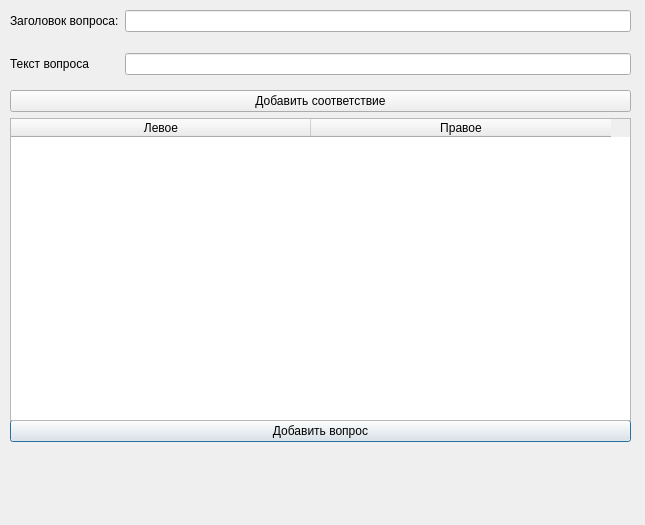
<?xml version="1.0" encoding="UTF-8"?>
<ui version="4.0">
 <class>DialogMatchingSelection</class>
 <widget class="QDialog" name="DialogMatchingSelection">
  <property name="geometry">
   <rect>
    <x>0</x>
    <y>0</y>
    <width>645</width>
    <height>525</height>
   </rect>
  </property>
  <property name="windowTitle">
   <string>Выбор соответсвия</string>
  </property>
  <widget class="QWidget" name="formLayoutWidget">
   <property name="geometry">
    <rect>
     <x>10</x>
     <y>10</y>
     <width>621</width>
     <height>81</height>
    </rect>
   </property>
   <layout class="QFormLayout" name="formLayout">
    <property name="sizeConstraint">
     <enum>QLayout::SetMaximumSize</enum>
    </property>
    <property name="fieldGrowthPolicy">
     <enum>QFormLayout::ExpandingFieldsGrow</enum>
    </property>
    <property name="verticalSpacing">
     <number>21</number>
    </property>
    <item row="0" column="0">
     <widget class="QLabel" name="label">
      <property name="text">
       <string>Заголовок вопроса:</string>
      </property>
     </widget>
    </item>
    <item row="0" column="1">
     <widget class="QLineEdit" name="lineEdit"/>
    </item>
    <item row="1" column="0">
     <widget class="QLabel" name="label_2">
      <property name="text">
       <string>Текст вопроса</string>
      </property>
     </widget>
    </item>
    <item row="1" column="1">
     <widget class="QLineEdit" name="lineEdit_2"/>
    </item>
   </layout>
  </widget>
  <widget class="QWidget" name="verticalLayoutWidget">
   <property name="geometry">
    <rect>
     <x>10</x>
     <y>420</y>
     <width>621</width>
     <height>80</height>
    </rect>
   </property>
   <layout class="QVBoxLayout" name="verticalLayout_2">
    <property name="sizeConstraint">
     <enum>QLayout::SetMaximumSize</enum>
    </property>
    <item>
     <widget class="QPushButton" name="pushButton">
      <property name="text">
       <string>Добавить вопрос</string>
      </property>
     </widget>
    </item>
   </layout>
  </widget>
  <widget class="QWidget" name="verticalLayoutWidget_2">
   <property name="geometry">
    <rect>
     <x>10</x>
     <y>90</y>
     <width>621</width>
     <height>331</height>
    </rect>
   </property>
   <layout class="QVBoxLayout" name="verticalLayout">
    <item>
     <widget class="QPushButton" name="pushButton_2">
      <property name="text">
       <string>Добавить соответствие</string>
      </property>
     </widget>
    </item>
    <item>
     <widget class="QTableWidget" name="tableWidget">
      <property name="sizeAdjustPolicy">
       <enum>QAbstractScrollArea::AdjustIgnored</enum>
      </property>
      <property name="alternatingRowColors">
       <bool>false</bool>
      </property>
      <property name="gridStyle">
       <enum>Qt::SolidLine</enum>
      </property>
      <property name="cornerButtonEnabled">
       <bool>true</bool>
      </property>
      <property name="rowCount">
       <number>0</number>
      </property>
      <property name="columnCount">
       <number>2</number>
      </property>
      <attribute name="horizontalHeaderVisible">
       <bool>true</bool>
      </attribute>
      <attribute name="horizontalHeaderCascadingSectionResizes">
       <bool>true</bool>
      </attribute>
      <attribute name="horizontalHeaderDefaultSectionSize">
       <number>300</number>
      </attribute>
      <attribute name="verticalHeaderVisible">
       <bool>false</bool>
      </attribute>
      <column>
       <property name="text">
        <string>Левое</string>
       </property>
      </column>
      <column>
       <property name="text">
        <string>Правое</string>
       </property>
      </column>
     </widget>
    </item>
   </layout>
  </widget>
 </widget>
 <resources/>
 <connections/>
</ui>
